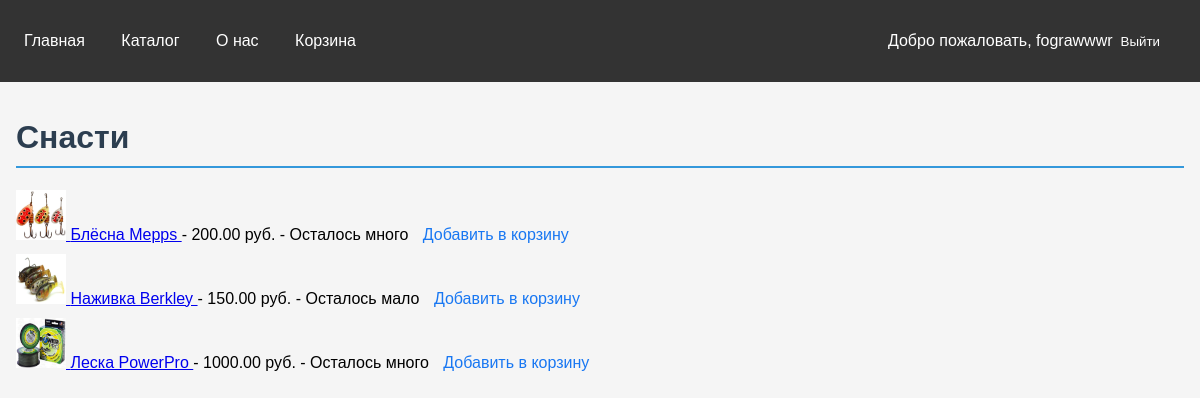
The app's page /catalog/3/ (signed in) with its own data.
### main/models.py (models this page shows, shortened)
class Category(models.Model):
    name = models.CharField(max_length=100)
    parent = models.ForeignKey('self', on_delete=models.CASCADE, null=True, blank=True, related_name='children')

class Product(models.Model):
    name = models.CharField(max_length=100)
    description = models.TextField()
    price = models.DecimalField(max_digits=10, decimal_places=2)
    category = models.ForeignKey(Category, on_delete=models.CASCADE, null=True, blank=True )
    stock = models.PositiveIntegerField(default=0)
    image = models.ImageField(upload_to='products/', null=True, blank=True)
    @property
    def stock_status(self):
        if self.stock > 10:
            return "Осталось много"
        elif self.stock > 0:
            return "Осталось мало"
        else:
            "Нет в наличии"

### main/views.py (the view)
# urls.py: path('catalog/<int:category_id>/', SubCategoryView.as_view(), name='subcategory'),
class SubCategoryView(ListView):
    model = Product
    template_name = 'main/subcategory.html'
    def get_queryset(self):
        self.category = get_object_or_404(Category, id=self.kwargs['category_id'])
        return Product.objects.filter(category=self.category)
    def get_context_data(self, **kwargs):
        context = super().get_context_data(**kwargs)
        context['category'] = self.category
        return context

### main/templates/main/subcategory.html (shortened to what this page needs)
{% extends 'main/base.html' %}
{% block content %}
    <div class="container" style="max-width: 1200px; margin: 0 auto;">
        <h1 style="color: #2c3e50; border-bottom: 2px solid #3498db; padding-bottom: 10px;">{{ category.name }}</h1>
        {% if object_list %}
            <ul style="list-style: none; padding: 0;">
            {% for product in object_list %}
                <li style="margin-bottom: 10px;">
                    <a href="{% url 'product_detail' pk=product.pk %}">
                        {% if product.image %}
                            <img src="{{ product.image.url }}" alt="{{ product.name }}" width="50" height="50">
                        {% else %}
                            <img src="/media/default_product_image.jpg" alt="Default Image" width="50" height="50">
                        {% endif %}
                        {{ product.name }}
                    </a>
                    - {{ product.price }} руб. - {{ product.stock_status }}
                    <a href="{% url 'add_to_cart' product.id %}" style="color: #1877f2; text-decoration: none; margin-left: 10px;">Добавить в корзину</a>
                </li>
            {% endfor %}
            </ul>
        {% else %}
            <p>В этой категории нет товаров.</p>
        {% endif %}
    </div>
{% endblock %}

### main/templates/main/base.html (shortened to what this page needs)
<!DOCTYPE html>
<html lang="ru">
<head>
</head>
<body>
    <header>
        <nav>
            <a href="{% url 'home' %}">Главная</a>
            <a href="{% url 'catalog' %}">Каталог</a>
            <a href="{% url 'about' %}">О нас</a>
            <a href="{% url 'cart' %}">Корзина</a>
        </nav>
        <div class="auth">
            {% if user.is_authenticated %}
                <p>Добро пожаловать, {{ user.username }}</p>
                <form action="{% url 'logout' %}" method="post" style="display: inline;">
                    <button type="submit" style="background: none; border: none; color: white; text-decoration: none; cursor: pointer; padding: 0.5rem; transition: all 0.3s;">Выйти</button>
                </form>
            {% endif %}
        </div>
    </header>
    <main>
        {% block content %}{% endblock %}
    </main>
</body>
</html>

### main/templates/main/base.html (style rules this page uses)
body { font-family: Arial, sans-serif; margin: 0; padding: 0; background-color: #f5f5f5; }
header { background-color: #333; color: white; padding: 1rem; display: flex; justify-content: space-between; align-items: center; }
nav a { color: white; text-decoration: none; margin-right: 1rem; padding: 0.5rem; transition: all 0.3s; }
.auth { display: flex; align-items: center; }
.auth form { display: flex; align-items: center; margin-right: 1rem; }
.auth button { padding: 0.5rem 1rem; background-color: #1877f2; color: white; border: none; border-radius: 4px; cursor: pointer; }
main { padding: 1rem; max-width: 1200px; margin: 0 auto; }

### records on screen
Category: name "Снасти"
Product: image (picture), name "Блёсна Mepps", price "200.00", stock_status "Осталось много"
Product: image (picture), name "Наживка Berkley", price "150.00", stock_status "Осталось мало"
Product: image (picture), name "Леска PowerPro", price "1000.00", stock_status "Осталось много"

### other values on screen
{{ user.username }} "fograwwwr"
